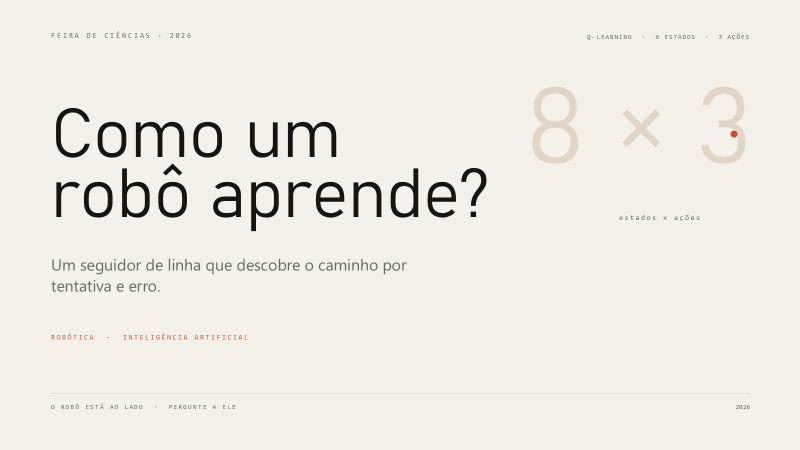
#> input picture apresentacao/out/slide-01.png, 1600 x 900 px (shown at 1/2 size); its folder holds only this picture in this run
$ python make_preview.py
#> lines starting #> are read from the running program, lines starting #| are printed output that depends on the picture
from PIL import Image, ImageDraw
import os, glob
base = os.path.dirname(os.path.abspath(__file__))
files = sorted(glob.glob(os.path.join(base, 'out', 'slide-*.png')))
cols, rows = 4, 6
thumb_w, thumb_h = 380, 214
gap = 24
label_h = 22
W = cols * thumb_w + (cols + 1) * gap
H = rows * (thumb_h + label_h) + (rows + 1) * gap
canvas = Image.new('RGB', (W, H), '#F4F1EA')
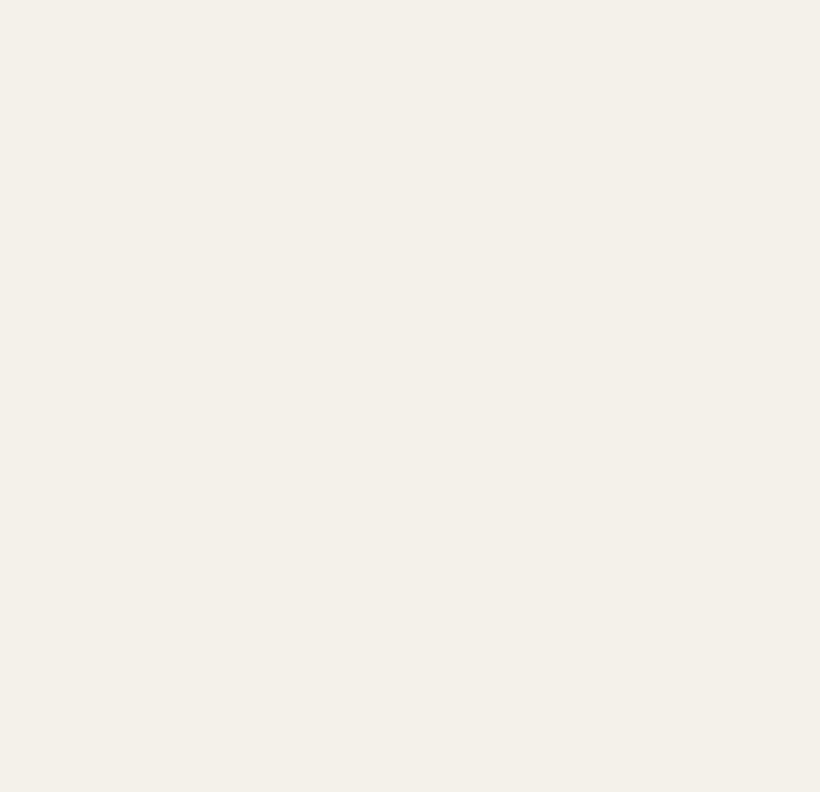
#> canvas: PIL image 1640x1584 RGB (shown at 1/2 size); mean R, G, B 244, 241, 234
d = ImageDraw.Draw(canvas)
for i, f in enumerate(files):
    r, c = divmod(i, cols)
    x = gap + c * (thumb_w + gap)
    y = gap + r * (thumb_h + label_h + gap)
    im = Image.open(f).convert('RGB').resize((thumb_w, thumb_h), Image.LANCZOS)
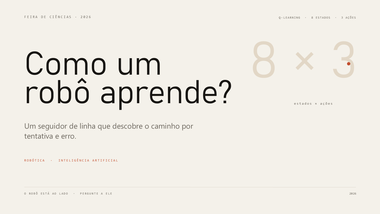
#> im: PIL image 380x214 RGB; mean R, G, B 238.1, 235, 228
    canvas.paste(im, (x, y))
    d.text((x, y + thumb_h + 5), f'{i+1:02d}', fill='#6E6960')
out = os.path.join(base, 'preview.png')
canvas.save(out)
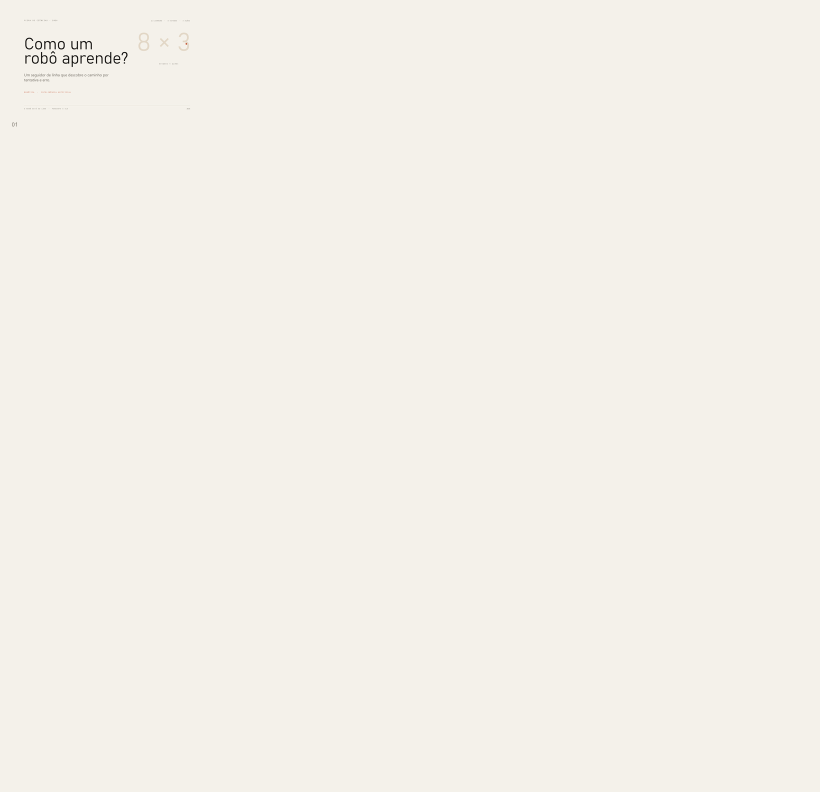
#> saved as preview.png: PIL image 1640x1584 RGB (shown at 1/2 size); mean R, G, B 243.8, 240.8, 233.8
print(out, canvas.size)
#| apresentacao/preview.png (1640, 1584)

$ run again, on apresentacao/out/slide-05.png
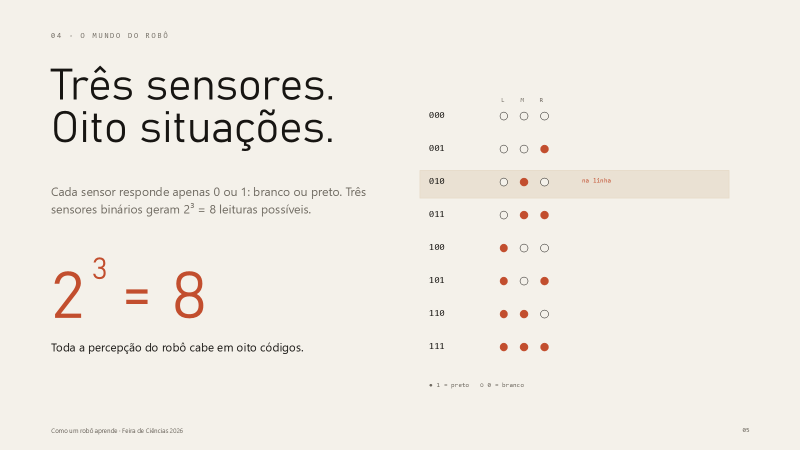
#> input picture apresentacao/out/slide-05.png, 1600 x 900 px (shown at 1/2 size)
#> `im = Image.open(f).convert('RGB').resize((thumb_w, thumb_h), Image.LAN..`:
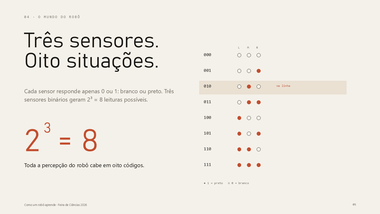
#> im: PIL image 380x214 RGB; mean R, G, B 239.9, 236.2, 228.9
#| apresentacao/preview.png (1640, 1584)

$ run again, on apresentacao/out/slide-06.png
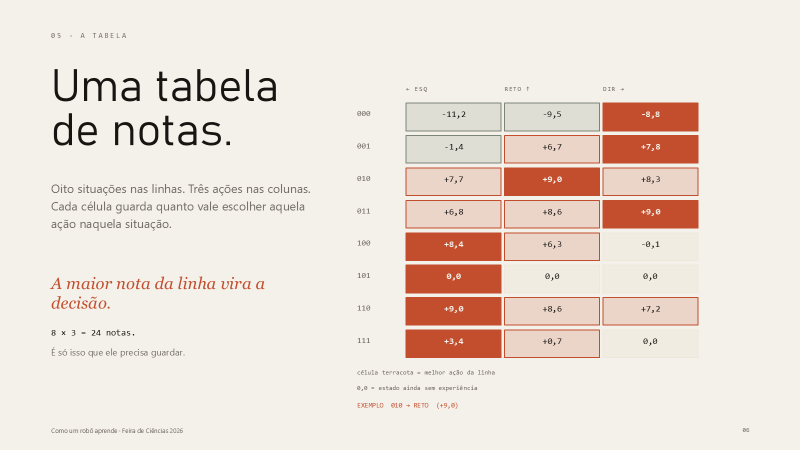
#> input picture apresentacao/out/slide-06.png, 1600 x 900 px (shown at 1/2 size)
#> `im = Image.open(f).convert('RGB').resize((thumb_w, thumb_h), Image.LAN..`:
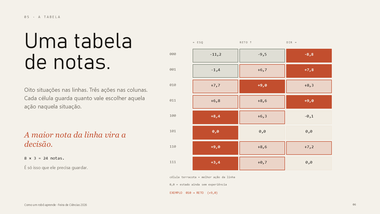
#> im: PIL image 380x214 RGB; mean R, G, B 236.2, 224.2, 215
#> `canvas.save(out)`:
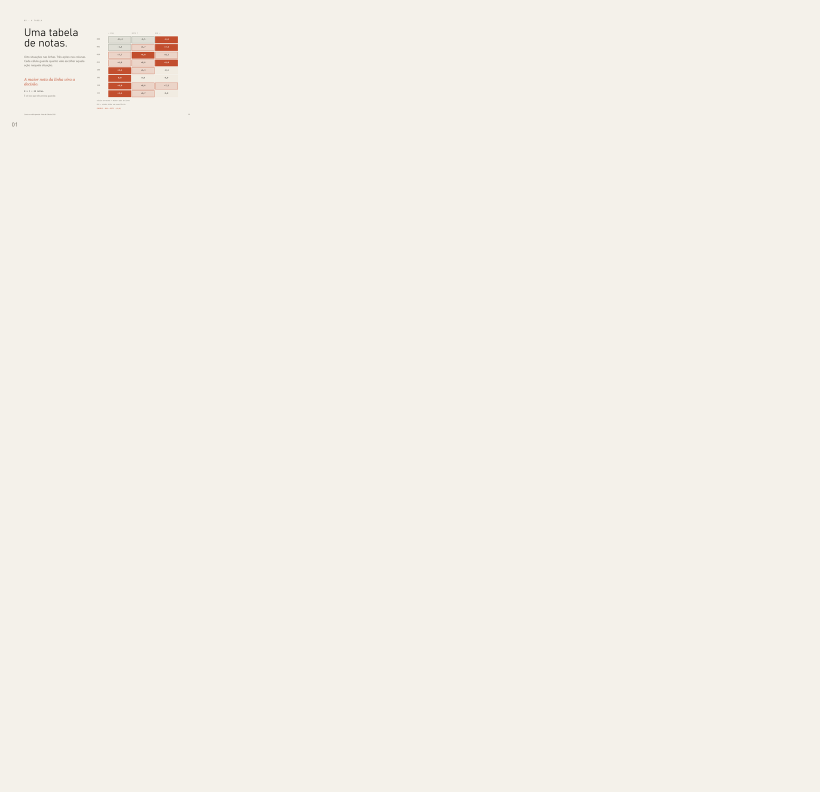
#> saved as preview.png: PIL image 1640x1584 RGB (shown at 1/2 size); mean R, G, B 243.8, 240.5, 233.4
#| apresentacao/preview.png (1640, 1584)

$ run again, on apresentacao/out/slide-07.png
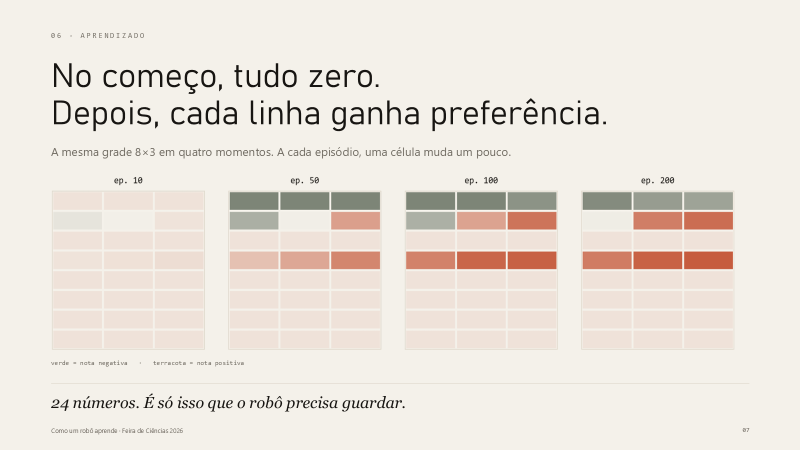
#> input picture apresentacao/out/slide-07.png, 1600 x 900 px (shown at 1/2 size)
#> `im = Image.open(f).convert('RGB').resize((thumb_w, thumb_h), Image.LAN..`:
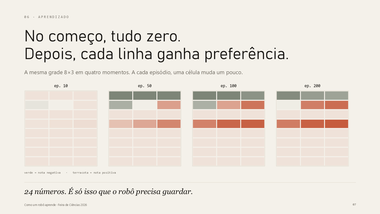
#> im: PIL image 380x214 RGB; mean R, G, B 234.9, 228, 220
#> `canvas.save(out)`:
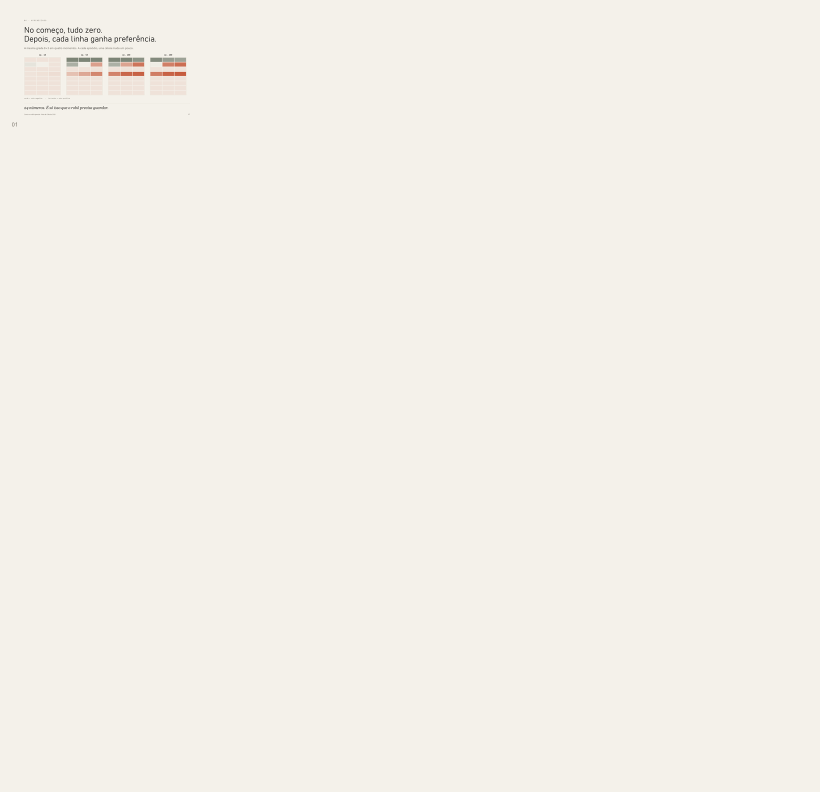
#> saved as preview.png: PIL image 1640x1584 RGB (shown at 1/2 size); mean R, G, B 243.7, 240.6, 233.6
#| apresentacao/preview.png (1640, 1584)

$ run again, on apresentacao/out/slide-02.png
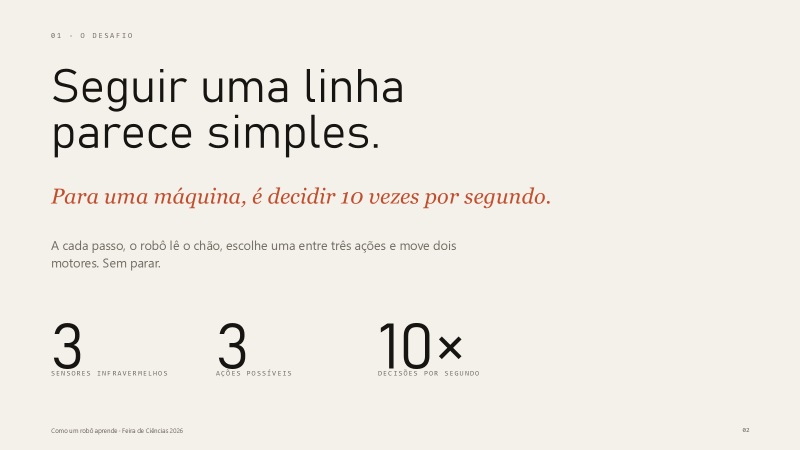
#> input picture apresentacao/out/slide-02.png, 1600 x 900 px (shown at 1/2 size)
#> `im = Image.open(f).convert('RGB').resize((thumb_w, thumb_h), Image.LAN..`:
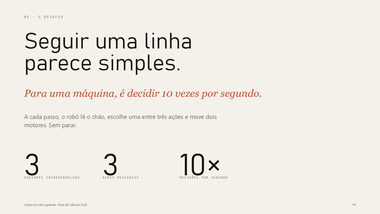
#> im: PIL image 380x214 RGB; mean R, G, B 238.9, 235.3, 228.3
#| apresentacao/preview.png (1640, 1584)
